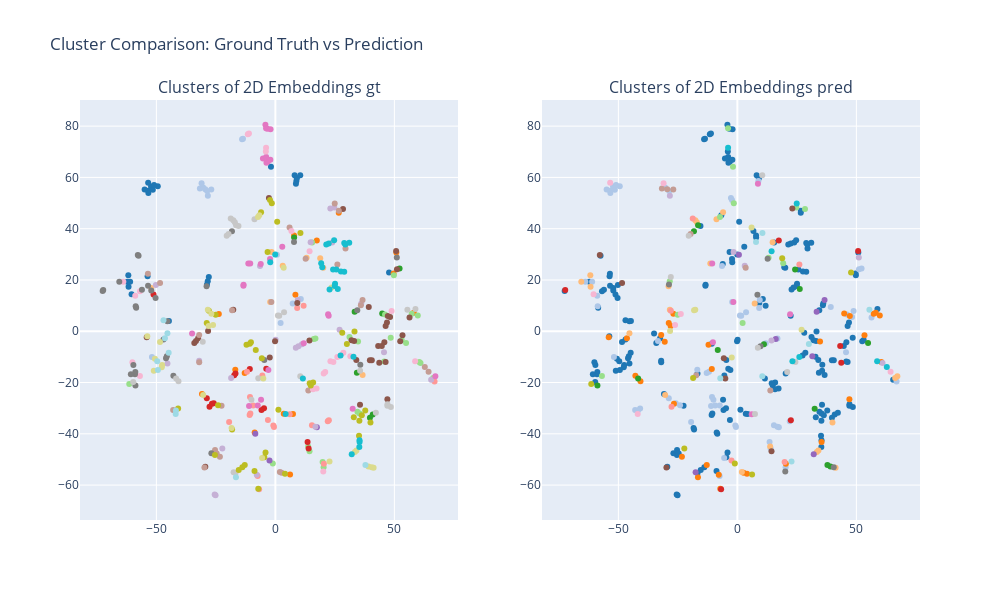

The notebook cell this image was saved under:
### Markdown cell above
## Baseline (out of the box model)

### Code cell
model = SentenceTransformer("all-MiniLM-L6-v2")
test_model(model)
